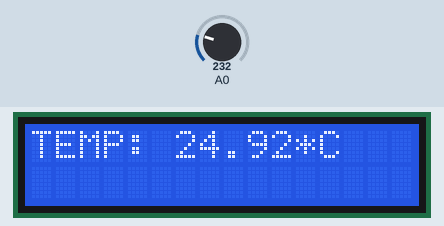
Simulated run of this sketch. Board: Arduino Uno, built with avr-gcc and run on an emulated ATmega328P. On the bench: 16×2 character LCD. The test bench sets the inputs (shaded band); at power-on: A0 = 232.

Above: at 1.2 s.
1.3 s: A0 set to 250
At 1.9 s:
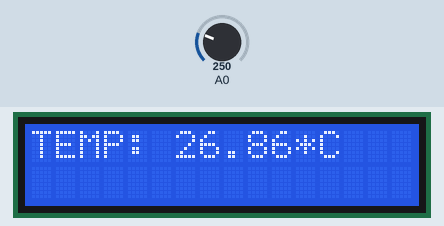
4.3 s: A0 set to 266
At 5.0 s:
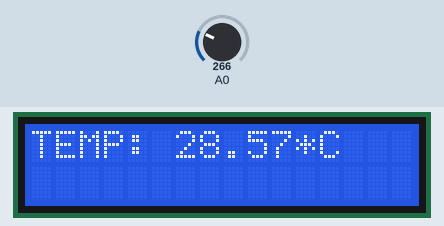
6.1 s: A0 set to 290
At 6.5 s:
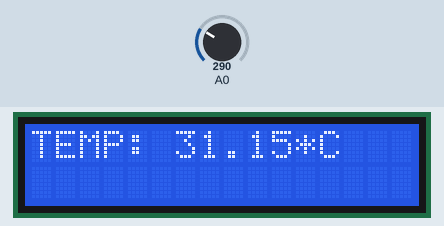
Timing chart, 0 to 9.1 s (numbered marks = the images above; inputs shaded):
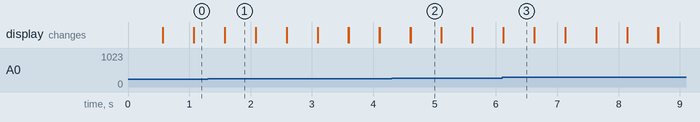

Measured:
- after the input at 1.3 s, the display: first differs from a run without the input after 0.28 s (image 1)
- after the input at 4.3 s, the display: first differs from a run without the input after 0.31 s (image 2)
- after the input at 6.1 s, the display: first differs from a run without the input at once (image 3)
- what the display in image 1 shows lasts 0.5 s, from 1.6 s to 2.1 s

The sketch:

Scroll.ino
```cpp
#include "LiquidCrystal.h"
const int rs = 12, en = 11, d4 = 5, d5 = 4, d6 = 3, d7 = 2;
LiquidCrystal lcd(rs, en, d4, d5, d6, d7);
float temp;  // to include LM 35 sensor
void setup() {
  Serial.begin(9600);
  analogReference(INTERNAL);
  lcd.begin(16, 2);  // the codes written here is to run the programme once
  lcd.setCursor(0, 0);
  // lcd.print(" MADE BY   ");
  // lcd.setCursor(0, 1);
  // delay(400);
  // lcd.print(" Its Opurbo  ");
  // delay(700);
  // lcd.clear();  //Let system settle
}
void loop() {
  temp = analogRead(A0);  //temp = temp * 0.48828125;  //temp=temp*(5.0/1023.0)*100;
  temp = temp * 1100 / (1024 * 10);
  lcd.print("TEMP: ");
  lcd.print(temp);
  lcd.println("*C");
  delay(500);
  lcd.clear();  //Let system settle
}
```
